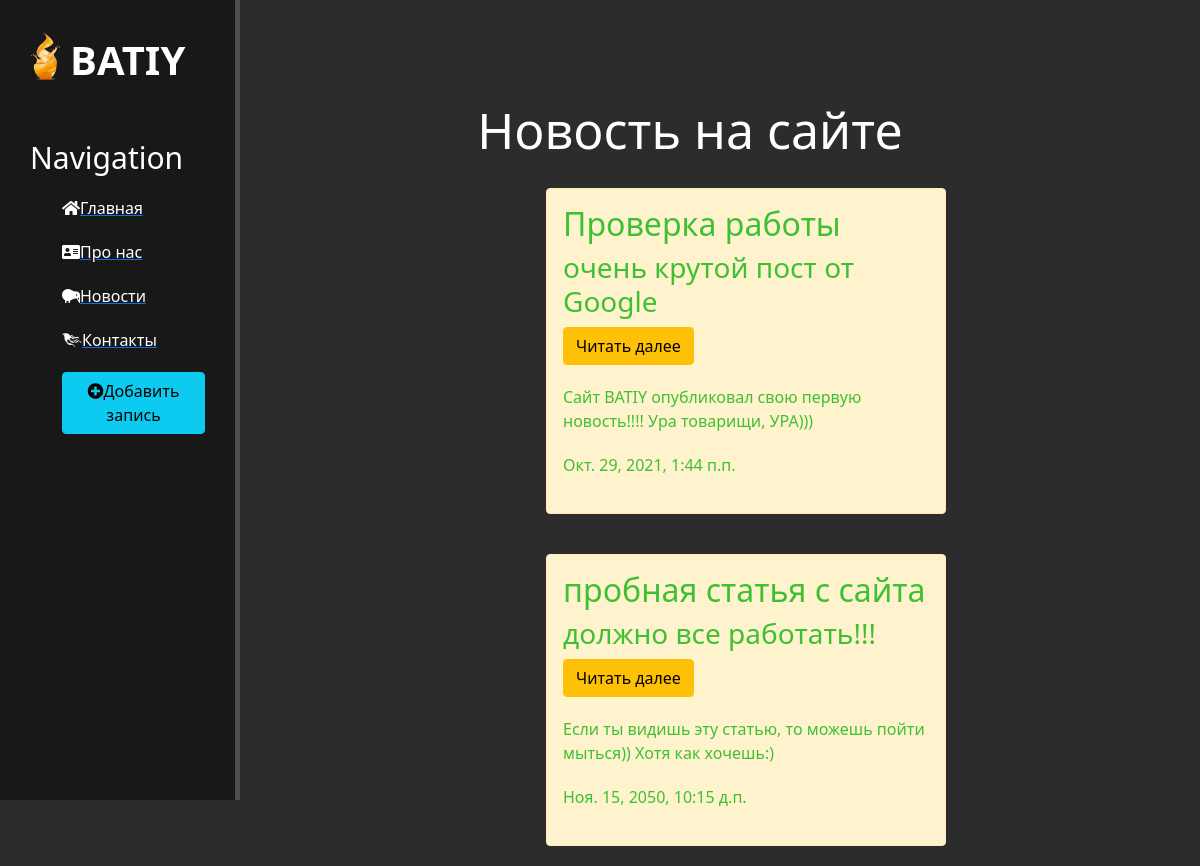
The page /news/ on the database as committed earlier.
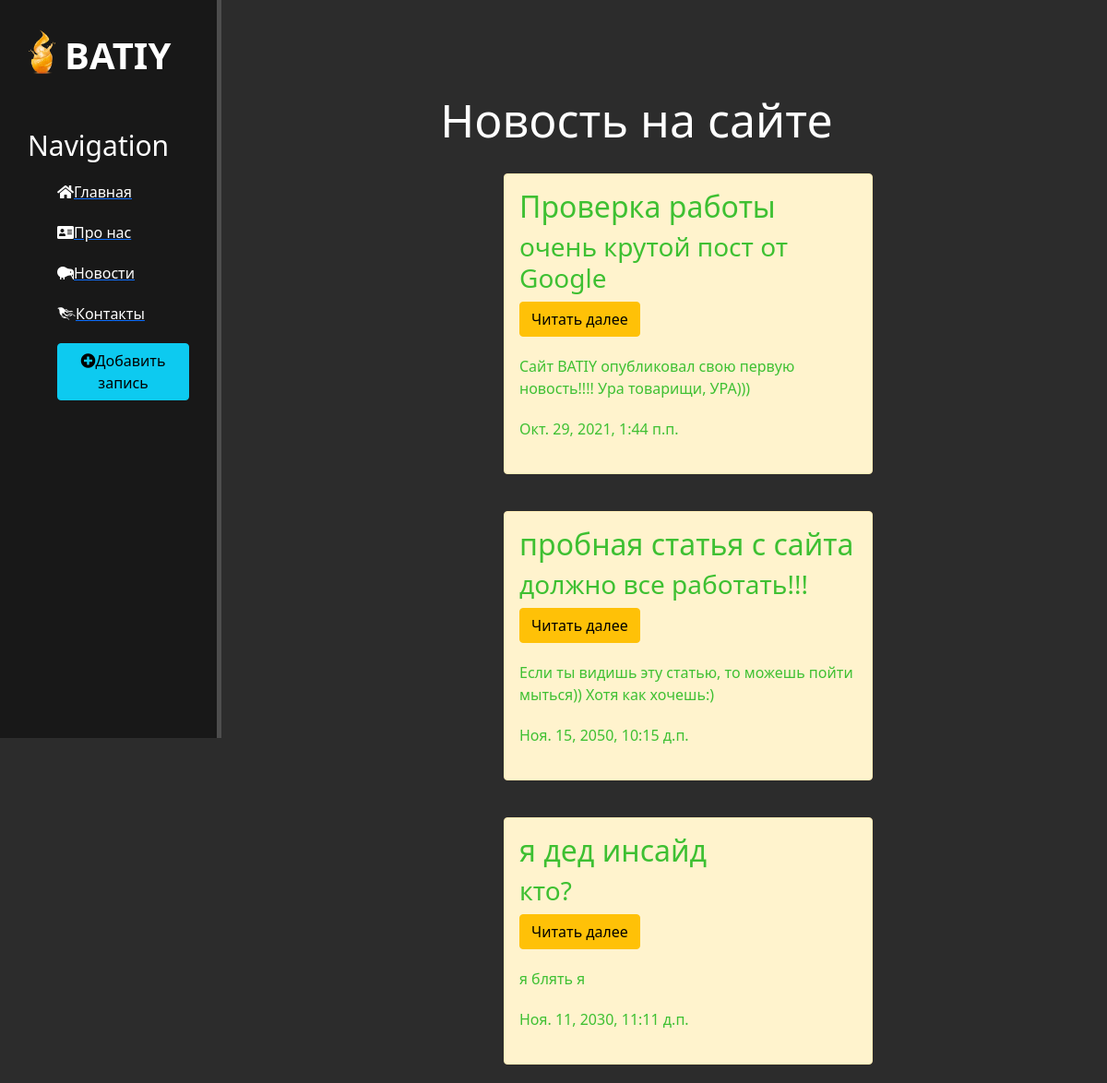
The same page on the database as committed later.
### news/models.py (models this page shows, shortened)
class Articles(models.Model):
    title = models.CharField('Название', max_length=50)
    anons = models.CharField('Анонс', max_length=250)
    full_text = models.TextField('Статья')
    date = models.DateTimeField('Дата публикации')
    class Meta:
        verbose_name = 'Новость'
        verbose_name_plural = 'Новости'

### news/views.py (the view)
# urls.py: path('', views.news_home, name='news_home'),
def news_home(request):
    news = Articles.objects.all()
    return render(request, 'news/news_home.html',{'news':news})

### news/templates/news/news_home.html (shortened to what this page needs)
{% extends 'main/layout.html' %}
{% block content %}
<div class='features'>
    <h1>Новость на сайте</h1>
    {% if news %}
    {% for i in news %}
    <div class='alert alert-warning'>
        <h2>{{ i.title }}</h2>
        <h3>{{i.anons}}</h3>
        <a href="{% url 'news-detail' i.id %}" class='btn btn-warning'>Читать далее</a>
        <p>{{i.full_text}}</p>
        <p>{{i.date}}</p>
    </div>
    {% endfor %}
    {% else %}
    <p>нет новостей</p>
    {% endif %}
</div>
{% endblock %}

### main/templates/main/layout.html (shortened to what this page needs)
{% load static%}
<!DOCTYPE html>
<html lang="ru">
<head>
    <link rel='stylesheet' href='https://cdn.jsdelivr.net/npm/bootstrap@5.1.3/dist/css/bootstrap.min.css'>
    <link rel='stylesheet' href="{% static 'main/css/main.css' %}">
    <link rel='stylesheet' href="https://use.fontawesome.com/releases/v5.8.2/css/all.css">
</head>
<body>
    <aside>
        <img src="{% static 'main/img/orange.png' %}" alt='berserrrk'>
        <span class='logo'>BATIY</span>
        <h3>Navigation</h3>
        <ul>
            <a href="{%url 'home'%}"><li><i class="fas fa-home"></i>Главная</li></a>
            <a href="{%url 'about'%}"><li><i class="fas fa-address-card"></i>Про нас</li></a>
            <a href="{%url 'news_home'%}"><li><i class="fas fa-kiwi-bird"></i>Новости</li></a>
            <a href=""><li><i class="fab fa-phoenix-framework"></i>Контакты</li></a>
            <a href="{% url 'create' %}"><li><button class="btn btn-info"><i class="fas fa-plus-circle"></i>Добавить запись</button></li></a>
        </ul>
    </aside>
    <main>
        {% block content %}
        {% endblock %}
    </main>
</body>
</html>

### main/static/main/css/main.css (style rules this page uses)
body { background: #2c2c2c; }
aside { float:left; background: #181818; width: 20%; padding: 2.5%; height:100vh; color: #fff; border-right: 5px solid #4d4d4d; }
aside img { width: 30px; float:left; height: 50px; }
aside .logo { font-size: 40px; margin-left: 10px; font-weight: bold; position: relative; top: 0px; }
aside h3 { margin-top: 50px; font-size:30px; }
aside ul { list-style:none; }
aside ul li { color: #fff; display: block; margin-top: 20px; transition: transform .6s ease; }
main .features { float: left; color: #fff; margin-top: 100px; text-align:center; width: 75%; }
main .features h1 { font-size: 50px; }
main .features p { max-width: 400px; margin: 20px auto }
.alert-warning { float:left; clear:both; width: 400px; margin: 20px 34%; text-align: left; color:rgb(62, 192, 50); }

Rows that differ between the two databases and show on the page:
added Articles: title "я дед инсайд", anons "кто?", full_text "я блять я", date "Ноя. 11, 2030, 11:11 д.п."
